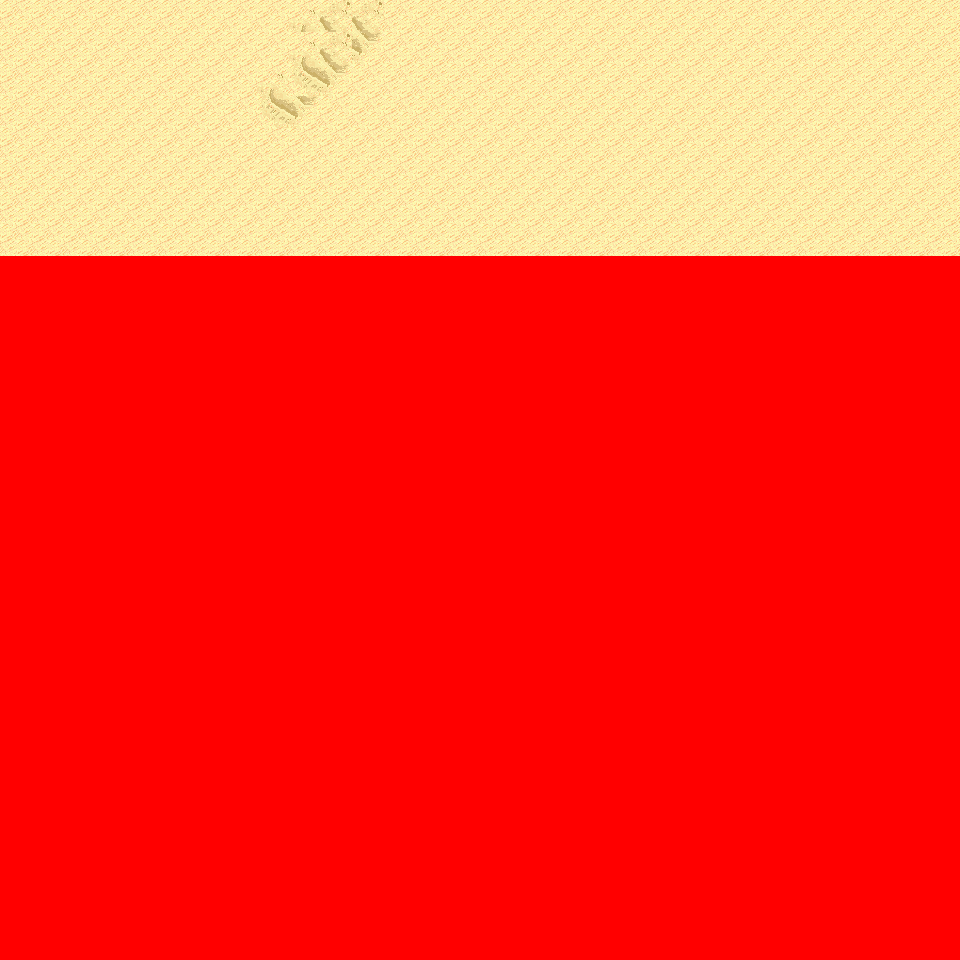

A 2D game scene composited from a Tiled map and its tileset images. What follows is a short description and the map's XML, with each tile layer's data collapsed to a summary:
An orthogonal 30x30 tile map with 32x32 px tiles, 6 tile layers (Ground, Object, Object2, Above, ...), 16 tilesets and 3 objects (3x mapchange).

<map version="1.0" orientation="orthogonal" renderorder="right-down" width="30" height="30" tilewidth="32" tileheight="32" nextobjectid="4">
  <tileset firstgid="1" name="tileset_logic_collision" tilewidth="32" tileheight="32" tilecount="1" columns="1">
    <image source="../drawable/tileset_logic_collision.png" width="32" height="32" />
  </tileset>
  <tileset firstgid="2" name="tileset_ground_ground" tilewidth="32" tileheight="32" tilecount="33" columns="3">
    <image source="../drawable/tileset_ground_ground.png" width="96" height="352" />
  </tileset>
  <tileset firstgid="35" name="tileset_terrain_desert" tilewidth="32" tileheight="32" tilecount="88" columns="8">
    <image source="../drawable/tileset_terrain_desert.png" width="256" height="352" />
  </tileset>
  <tileset firstgid="123" name="tileset_ground_sand_edges" tilewidth="32" tileheight="32" tilecount="15" columns="5">
    <image source="../drawable/tileset_ground_sand_edges.png" width="160" height="96" />
  </tileset>
  <tileset firstgid="138" name="tileset_ground_sand_2" tilewidth="32" tileheight="32" tilecount="15" columns="5">
    <image source="../drawable/tileset_ground_sand_2.png" width="160" height="96" />
  </tileset>
  <tileset firstgid="153" name="tileset_building_stone_ruins" tilewidth="32" tileheight="32" tilecount="72" columns="6">
    <image source="../drawable/tileset_building_stone_ruins.png" width="192" height="384" />
  </tileset>
  <tileset firstgid="225" name="tileset_item_statue_blackened_column" tilewidth="32" tileheight="32" tilecount="4" columns="1">
    <image source="../drawable/tileset_item_statue_blackened_column.png" width="32" height="128" />
  </tileset>
  <tileset firstgid="229" name="tileset_item_statue_skull_carving" tilewidth="32" tileheight="32" tilecount="4" columns="2">
    <image source="../drawable/tileset_item_statue_skull_carving.png" width="64" height="64" />
  </tileset>
  <tileset firstgid="233" name="tileset_item_statue_skullpedestal" tilewidth="32" tileheight="32" tilecount="2" columns="1">
    <image source="../drawable/tileset_item_statue_skullpedestal.png" width="32" height="64" />
  </tileset>
  <tileset firstgid="235" name="tileset_plant_tree_banana_tree" tilewidth="32" tileheight="32" tilecount="40" columns="4">
    <image source="../drawable/tileset_plant_tree_banana_tree.png" width="128" height="320" />
  </tileset>
  <tileset firstgid="275" name="tileset_plant_tree_palm_tree" tilewidth="32" tileheight="32" tilecount="6" columns="2">
    <image source="../drawable/tileset_plant_tree_palm_tree.png" width="64" height="96" />
  </tileset>
  <tileset firstgid="281" name="tileset_plant_tree_palm_trees" tilewidth="32" tileheight="32" tilecount="40" columns="4">
    <image source="../drawable/tileset_plant_tree_palm_trees.png" width="128" height="320" />
  </tileset>
  <tileset firstgid="321" name="tileset_plant_bush_large_green" tilewidth="32" tileheight="32" tilecount="9" columns="3">
    <image source="../drawable/tileset_plant_bush_large_green.png" width="96" height="96" />
  </tileset>
  <tileset firstgid="330" name="tileset_plant_cactus" tilewidth="32" tileheight="32" tilecount="2" columns="1">
    <image source="../drawable/tileset_plant_cactus.png" width="32" height="64" />
  </tileset>
  <tileset firstgid="332" name="tileset_plant_lily_pads" tilewidth="32" tileheight="32" tilecount="2" columns="1">
    <image source="../drawable/tileset_plant_lily_pads.png" width="32" height="64" />
  </tileset>
  <tileset firstgid="334" name="tileset_plant_round_cactuses" tilewidth="32" tileheight="32" tilecount="20" columns="10">
    <image source="../drawable/tileset_plant_round_cactuses.png" width="320" height="64" />
  </tileset>
  <layer name="Ground" width="30" height="30">
    <data>[900 cells, 240 non-empty, 5 distinct tile ids]</data>
  </layer>
  <layer name="Object" width="30" height="30">
    <data>[900 cells, 0 non-empty, 0 distinct tile ids]</data>
  </layer>
  <layer name="Object2" width="30" height="30">
    <data>[900 cells, 0 non-empty, 0 distinct tile ids]</data>
  </layer>
  <layer name="Above" width="30" height="30">
    <data>[900 cells, 0 non-empty, 0 distinct tile ids]</data>
  </layer>
  <layer name="Above2" width="30" height="30">
    <data>[900 cells, 0 non-empty, 0 distinct tile ids]</data>
  </layer>
  <layer name="Walkable" width="30" height="30">
    <data>[900 cells, 660 non-empty, 1 distinct tile ids]</data>
  </layer>
  <objectgroup name="MapEvents">
    <object id="1" name="north" type="mapchange" x="0" y="0" width="960" height="32">
      <properties>
        <property name="map" value="0_ados_mountain_n2_w2_x2_y4" />
        <property name="place" value="south" />
      </properties>
    </object>
    <object id="2" name="west" type="mapchange" x="0" y="0" width="32" height="256">
      <properties>
        <property name="map" value="0_fado_forest_s_x2_y4" />
        <property name="place" value="east" />
      </properties>
    </object>
    <object id="3" name="east" type="mapchange" x="928" y="0" width="32" height="256">
      <properties>
        <property name="map" value="0_fado_forest_s_x4_y4" />
        <property name="place" value="west" />
      </properties>
    </object>
  </objectgroup>
</map>
